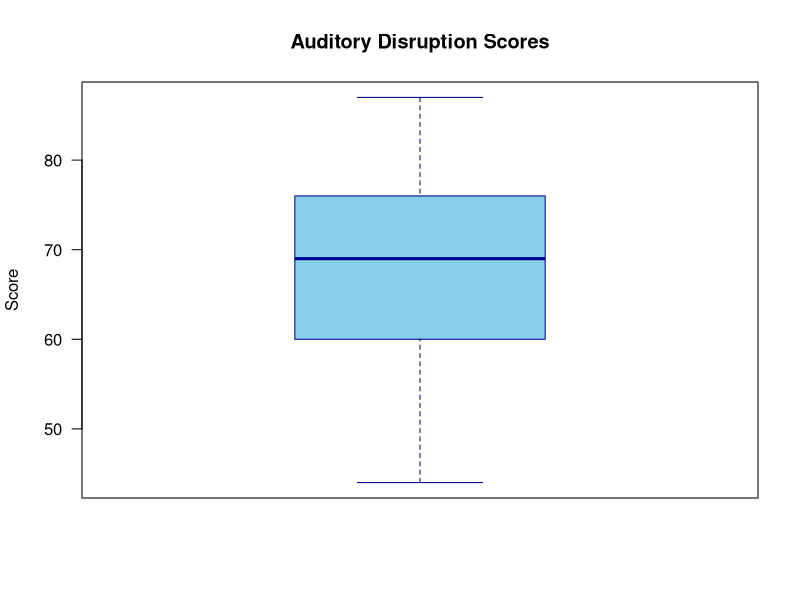
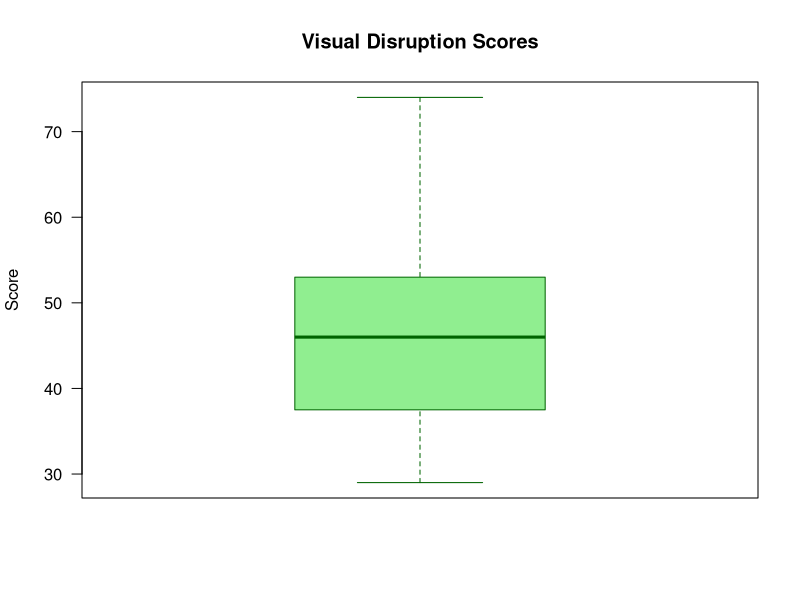
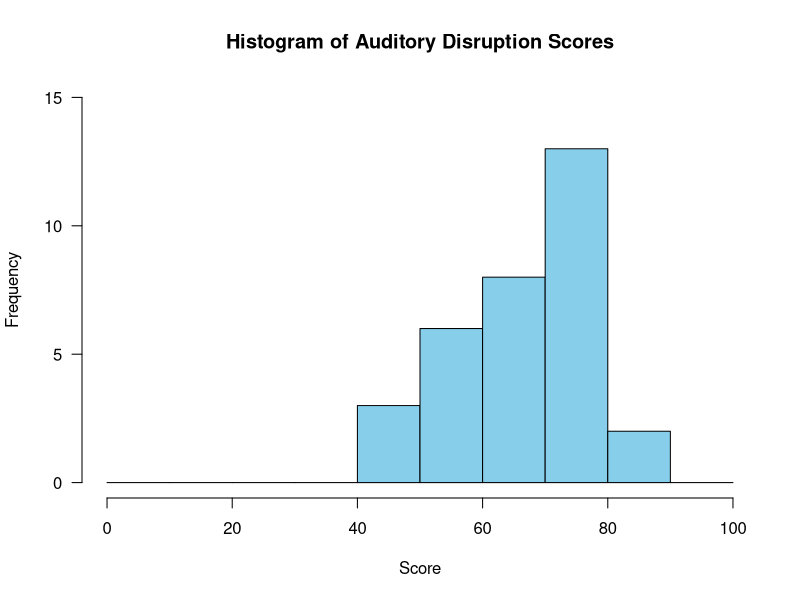
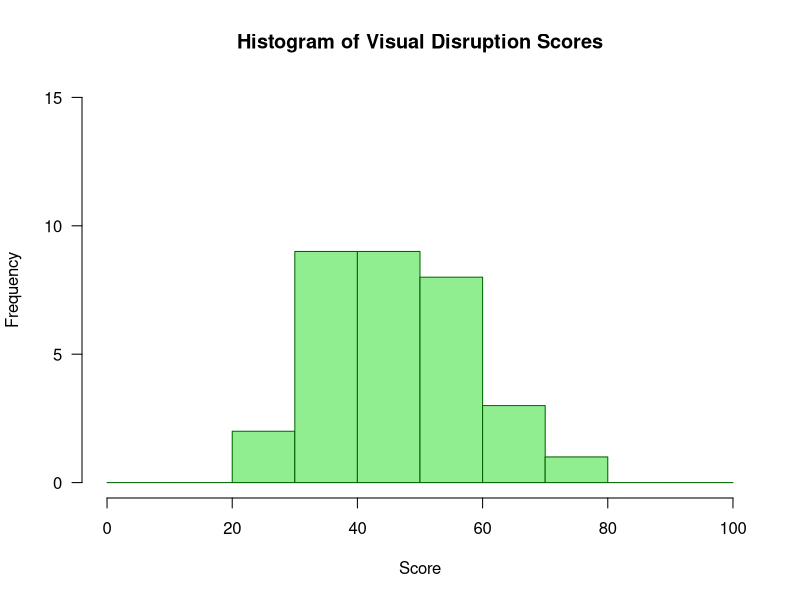
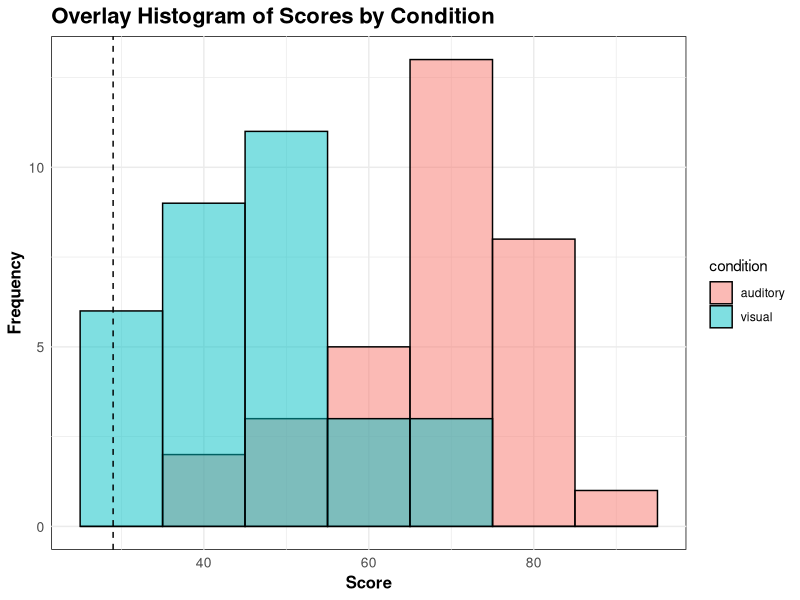
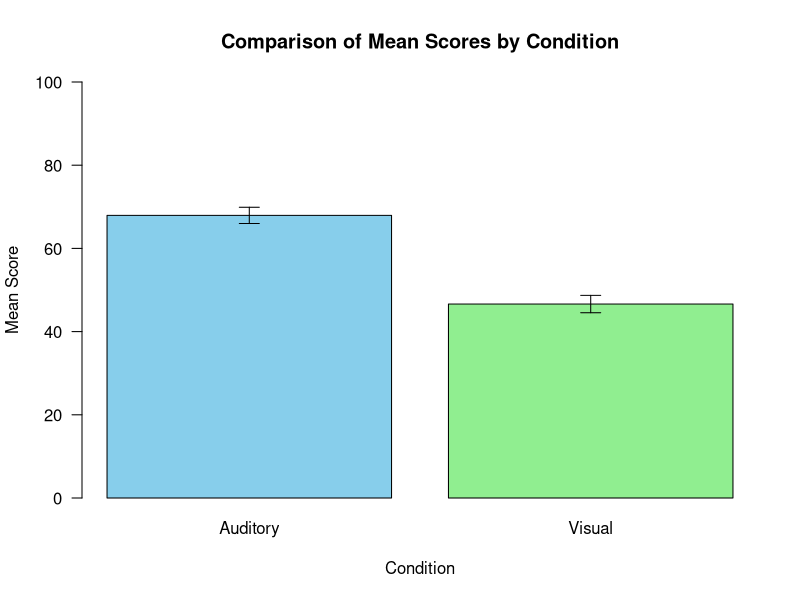

The R script that drew these images, in order:
setwd("E:/Assignments/IS40730-Quantitative Data Analysis/Assignment 2") #setting our working directory


##             ---------- Loading the Data set-----------


#lets load the given data into the environment. This results in view of tetris in the global environment

tetris=read.csv("tetris.csv")

View(tetris)  #lets open the provided information as a data frame in a new tab

tetris #we can always print the data to view in the console if we want(not necessary)

tetris$ID = NULL# we will get rid of the column ID(since we have already have indexing)


# we can always check out the head and tail(to check whether the data is complete) instead of viewing all the values in the console using (tetris)

head(tetris)
tail(tetris)

##    ------------------Data Cleaning and Preparation------------------


#let us check if all the score are in range i.e., in between  0 (lowest possible score) to 100 (highest possible score). 

all(tetris$score >= 0 & tetris$score <= 100)  # If this is true, the scores are in the ideal range


#since, we have data corresponding to people played tetris in two different conditions,
#we will create different corresponding subsets for better understanding

aud_dis_score = subset(tetris, condition == "auditory") # This subset contains the scores of the people played tetris with auditory distractions
aud_dis_score # we can view that in console to check the data

length(aud_dis_score$condition) # we can see that 32 members played tetris with auditory distraction

vis_dis_score = subset(tetris, condition == "visual") # This subset contains the scores of the people played tetris with visual distractions
vis_dis_score # we can view that in console to check the data

length(vis_dis_score$condition) # we can see that 32 members played tetris with visual distraction( total 64 member participated)

# Box plots helps to  visually identify any potential outliers in the data
boxplot(aud_dis_score$score,  
        main = "Auditory Disruption Scores",
        ylab = "Score",
        col = "skyblue",            # Set box plot color
        border = "darkblue",        # Set border color
        las=1)                      # Make y-axis labels horizontal 


boxplot(vis_dis_score$score,
        main = "Visual Disruption Scores",
        ylab = "Score",
        col = "lightgreen",         # Set box plot color
        border = "darkgreen",       # Set border color
        las=1)                      # Make y-axis labels horizontal 


# since, all the score are in ideal range and no outliers found we can proceed further into descriptive statistics


##        ------------------ Descriptive Statistics--------------------


# Descriptive statistics for 'auditory' subset
mean(aud_dis_score$score)       # Calculate the mean of scores in the 'auditory' subset
sd(aud_dis_score$score)         # Calculate the standard deviation of scores in the 'auditory' subset
max(aud_dis_score$score)        # Find the maximum value in the 'auditory' subset
min(aud_dis_score$score)        # Find the minimum value in the 'auditory' subset
median(aud_dis_score$score)     # Calculate the median of scores in the 'auditory' subset
IQR(aud_dis_score$score)        # Calculate the interquartile range (IQR) of scores in the 'auditory' subset


# Descriptive statistics for 'visual' subset
mean(vis_dis_score$score)       # Calculate the mean of scores in the 'visual' subset
sd(vis_dis_score$score)         # Calculate the standard deviation of scores in the 'visual' subset
max(vis_dis_score$score)        # Find the maximum value in the 'visual' subset
min(vis_dis_score$score)        # Find the minimum value in the 'visual' subset
median(vis_dis_score$score)     # Calculate the median of scores in the 'visual' subset
IQR(vis_dis_score$score)        # Calculate the interquartile range (IQR) of scores in the 'visual' subset


# Summary of 'score' in 'auditory' subset
summary(aud_dis_score$score)


# Summary of 'score' in 'visual' subset
summary(vis_dis_score$score)


##   --------------------- Data Visualization-------------------------


# Histogram for 'score' in 'auditory' subset with specified breaks

hist(
  aud_dis_score$score,        # Data: 'score' column from 'auditory' subset
  main = "Histogram of Auditory Disruption Scores",  # Title of the histogram
  xlab = "Score",             # Label for the x-axis
  ylab = "Frequency",         # Label for the y-axis
  col = "skyblue",            # Bar color
  border = "black",           # Border color
  xlim = c(0, 100),           # Set x-axis limits
  ylim = c(0, 15),            # Set y-axis limits
  breaks = c(0, 10, 20, 30, 40, 50, 60, 70, 80, 90, 100),  # Specified breaks for histogram bins
  las = 1                     # Make y-axis labels horizontal
)

# Histogram for 'score' in 'visual' subset with specified breaks

hist(
  vis_dis_score$score,        # Data: 'score' column from 'visual' subset
  main = "Histogram of Visual Disruption Scores",  # Title of the histogram
  xlab = "Score",             # Label for the x-axis
  ylab = "Frequency",         # Label for the y-axis
  col = "lightgreen",         # Bar color (changed to light green)
  border = "darkgreen",       # Border color (similar to the visual box plot)
  xlim = c(0, 100),           # Set x-axis limits
  ylim = c(0, 15),            # Set y-axis limits
  breaks = c(0, 10, 20, 30, 40, 50, 60, 70, 80, 90, 100),  # Specified breaks for histogram bins
  las = 1                     # Make y-axis labels horizontal
)

library(ggplot2)           # Load the ggplot2 package for data visualization

# Create a combined data frame for both subsets
tetris$condition= factor(tetris$condition, levels = c("auditory", "visual"))

# Plotting histograms with overlay and overlapping area highlighted

ggplot(tetris, aes(x = score, fill = condition)) +                                          # Begin creating a ggplot with 'score' on the x-axis and fill by condition
  geom_histogram(binwidth = 10, alpha = 0.5, color = "black", position = "identity") +      # Add the histogram layer
  geom_vline(aes(xintercept = min(vis_dis_score$score), color = "Overlap"), linetype = "dashed") +  # Add a vertical line for overlap indication
  labs(title = "Overlay Histogram of Scores by Condition", x = "Score", y = "Frequency") +  # Label titles and axes
  scale_color_manual(values = c("black", "red"), guide = FALSE) +                           # Set color scales manually
  theme_minimal() +  # Set a minimal theme
  theme(  # Further customize the plot's appearance
    plot.title = element_text(face = "bold", size = 16),            # Title text properties
    axis.title = element_text(face = "bold", size = 12),            # Axis title text properties
    axis.text = element_text(size = 10),  # Axis text size
    panel.background = element_rect(fill = "white")                 # Background color
  )

#  ----------------xx--------------


#The independent t-test was considered appropriate because we had two distinct groups (auditory and visual), each experiencing a different condition, allowing us to compare their means reliably.


## ----------------Assumptions Check for Independent t-test-----------------

# let us check the assumptions for the above test

# Shapiro-Wilk test for normality
shapiro.test(aud_dis_score$score)
shapiro.test(vis_dis_score$score)  #Based on these results, both subsets exhibit no significant departure from normality, supporting the assumption of normality for further analysis using a t-test.

# Install the 'car' package for Levene's test
install.packages("car")  

# Load the 'car' package to use the Levene's test function
library(car)  

# Perform Levene's test to check if variance of 'score' differs between 'auditory' and 'visual' groups
# If p > 0.05, assumption of equal variances for t-test is reasonably met
# Output 'levene_result' contains the test statistics and p-value
leveneTest(score ~ condition, data = tetris) 


#we know that data, that is scores are independent
#data is interval scale

##  ------------------------  Statistical Analysis------------------------

#            -------------Performing Independent T-Test-------------

# Perform independent t-test to compare means between 'auditory' and 'visual' groups
t_test_result <- t.test(score ~ condition, data = tetris)

# Display the t-test result
t_test_result

# Interpretation:
# The t-test yielded a significant result (p < 0.001), indicating a substantial difference
# between the mean scores of participants in the 'auditory' and 'visual' conditions.
# The 95% confidence interval (15.60 to 27.03) for the difference in means does not include zero,
# further supporting the conclusion of a significant difference between the two groups.

## -------------------Visualization: Comparative Mean Scores by Condition--------------


# Calculate mean and standard deviation for 'auditory' and 'visual' subsets
aud_mean = mean(tetris$score[tetris$condition == "auditory"])
vis_mean = mean(tetris$score[tetris$condition == "visual"])

aud_sd = sd(tetris$score[tetris$condition == "auditory"])
vis_sd = sd(tetris$score[tetris$condition == "visual"])

aud_sd
vis_sd

# Calculate the standard error
n_aud = sum(tetris$condition == "auditory")
n_vis = sum(tetris$condition == "visual")

se_aud = aud_sd / sqrt(n_aud)
se_vis = vis_sd / sqrt(n_vis)

# Set the means, SDs, and standard errors in vectors
cycle.mean = c(aud_mean, vis_mean)
cycle.sd = c(aud_sd, vis_sd)
se = c(se_aud, se_vis)

# Create a barplot
# Calculate mean and standard deviation for 'auditory' and 'visual' subsets
aud_mean = mean(tetris$score[tetris$condition == "auditory"])
vis_mean = mean(tetris$score[tetris$condition == "visual"])

aud_sd = sd(tetris$score[tetris$condition == "auditory"])
vis_sd = sd(tetris$score[tetris$condition == "visual"])

# Calculate the standard error
n_aud = sum(tetris$condition == "auditory")
n_vis = sum(tetris$condition == "visual")

se_aud = aud_sd / sqrt(n_aud)
se_vis = vis_sd / sqrt(n_vis)

# Set the means, SDs, and standard errors in vectors
cycle.mean = c(aud_mean, vis_mean)
cycle.sd = c(aud_sd, vis_sd)
se = c(se_aud, se_vis)

# Create a barplot and store the x-axis positions
bp <- barplot(cycle.mean, ylim = c(0, 100), names.arg = c("Auditory", "Visual"), col = c("skyblue", "lightgreen"), xlab = "Condition", ylab = "Mean Score", las = 1, main = "Comparison of Mean Scores by Condition")

# Calculate the x-axis positions for the centers of bars
bar_centers <- bp

# Add error bars
arrows(bar_centers, cycle.mean + se, bar_centers, cycle.mean - se, angle = 90, code = 3, length = 0.1)
